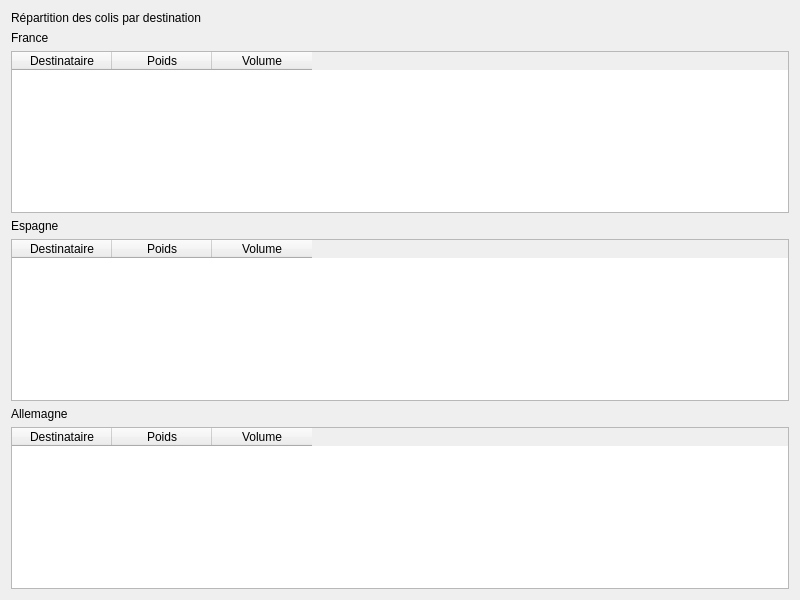
<?xml version="1.0" encoding="UTF-8"?>
<ui version="4.0">
 <class>Widget</class>
 <widget class="QWidget" name="Widget">
  <property name="geometry">
   <rect>
    <x>0</x>
    <y>0</y>
    <width>800</width>
    <height>600</height>
   </rect>
  </property>
  <property name="windowTitle">
   <string>Widget</string>
  </property>
  <layout class="QVBoxLayout" name="verticalLayout_2">
   <item>
    <layout class="QVBoxLayout" name="verticalLayout">
     <item>
      <widget class="QLabel" name="label">
       <property name="text">
        <string>Répartition des colis par destination</string>
       </property>
      </widget>
     </item>
     <item>
      <layout class="QVBoxLayout" name="verticalLayout_3">
       <item>
        <widget class="QLabel" name="label_2">
         <property name="text">
          <string>France</string>
         </property>
        </widget>
       </item>
       <item>
        <widget class="QTableWidget" name="twFrance">
         <column>
          <property name="text">
           <string>Destinataire</string>
          </property>
         </column>
         <column>
          <property name="text">
           <string>Poids</string>
          </property>
         </column>
         <column>
          <property name="text">
           <string>Volume</string>
          </property>
         </column>
        </widget>
       </item>
       <item>
        <widget class="QLabel" name="label_3">
         <property name="text">
          <string>Espagne</string>
         </property>
        </widget>
       </item>
       <item>
        <widget class="QTableWidget" name="twEspagne">
         <column>
          <property name="text">
           <string>Destinataire</string>
          </property>
         </column>
         <column>
          <property name="text">
           <string>Poids</string>
          </property>
         </column>
         <column>
          <property name="text">
           <string>Volume</string>
          </property>
         </column>
        </widget>
       </item>
       <item>
        <widget class="QLabel" name="label_4">
         <property name="text">
          <string>Allemagne</string>
         </property>
        </widget>
       </item>
       <item>
        <widget class="QTableWidget" name="twAllemagne">
         <column>
          <property name="text">
           <string>Destinataire</string>
          </property>
         </column>
         <column>
          <property name="text">
           <string>Poids</string>
          </property>
         </column>
         <column>
          <property name="text">
           <string>Volume</string>
          </property>
         </column>
        </widget>
       </item>
      </layout>
     </item>
    </layout>
   </item>
  </layout>
 </widget>
 <resources/>
 <connections/>
</ui>
